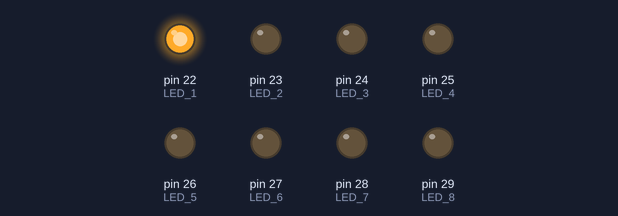
A sketch run on a simulated Arduino Mega 2560, built with avr-gcc and run on an emulated ATmega2560. On the bench: output pins drawn as LEDs (lit = HIGH).

Above: at 0.5 s.
At 2.5 s:
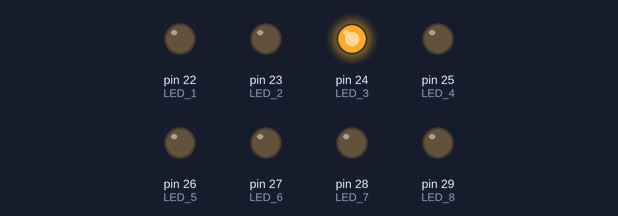
At 4.5 s:
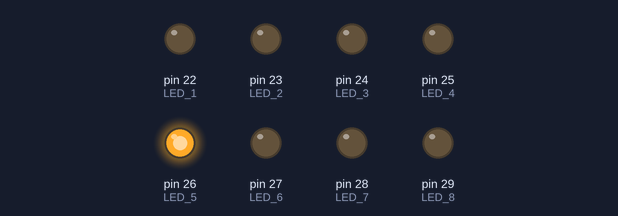
At 8.5 s:
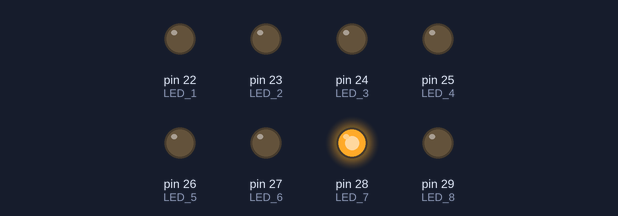
At 13.5 s:
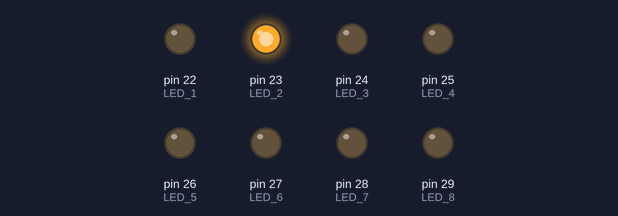
At 17.5 s:
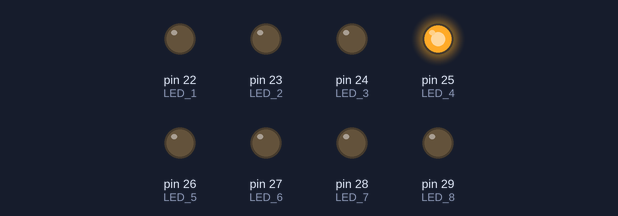
Timing chart, 0 to 18.2 s (numbered marks = the images above):
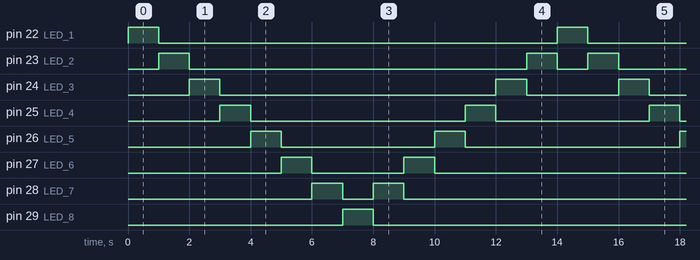

Measured:
- by itself, pin 22 (LED_1), pin 29 (LED_8): alternates HIGH for 1.0 s and LOW for 13.0 s
- by itself, pin 23 (LED_2): repeats every 14.0 s: LOW 11.0 s, HIGH 1.0 s, LOW 1.0 s, HIGH 1.0 s
- by itself, pin 24 (LED_3): repeats every 14.0 s: LOW 9.0 s, HIGH 1.0 s, LOW 3.0 s, HIGH 1.0 s
- by itself, pin 25 (LED_4): repeats every 14.0 s: LOW 7.0 s, HIGH 1.0 s, LOW 5.0 s, HIGH 1.0 s
- by itself, pin 26 (LED_5): repeats every 14.0 s: LOW 5.0 s, HIGH 1.0 s, LOW 7.0 s, HIGH 1.0 s
- by itself, pin 27 (LED_6): repeats every 14.0 s: LOW 3.0 s, HIGH 1.0 s, LOW 9.0 s, HIGH 1.0 s
- by itself, pin 28 (LED_7): repeats every 14.0 s: LOW 1.0 s, HIGH 1.0 s, LOW 11.0 s, HIGH 1.0 s

The sketch:

LED_Running_1.ino
```cpp
/* Author : Mr.KRITTINUNT CHOBTRONG */

#define LED_1     22
#define LED_2     23
#define LED_3     24
#define LED_4     25
#define LED_5     26
#define LED_6     27
#define LED_7     28
#define LED_8     29

void setup() {
  // put your setup code here, to run once:
  pinMode(LED_1, OUTPUT);
  pinMode(LED_2, OUTPUT);
  pinMode(LED_3, OUTPUT);
  pinMode(LED_4, OUTPUT);
  pinMode(LED_5, OUTPUT);
  pinMode(LED_6, OUTPUT);
  pinMode(LED_7, OUTPUT);
  pinMode(LED_8, OUTPUT);
}

void loop() {
  // put your main code here, to run repeatedly:
  digitalWrite(LED_1, HIGH);
  digitalWrite(LED_2, LOW);
  digitalWrite(LED_3, LOW);
  digitalWrite(LED_4, LOW);
  digitalWrite(LED_5, LOW);
  digitalWrite(LED_6, LOW);
  digitalWrite(LED_7, LOW);
  digitalWrite(LED_8, LOW);
  delay(1000);
  digitalWrite(LED_1, LOW);
  digitalWrite(LED_2, HIGH);
  digitalWrite(LED_3, LOW);
  digitalWrite(LED_4, LOW);
  digitalWrite(LED_5, LOW);
  digitalWrite(LED_6, LOW);
  digitalWrite(LED_7, LOW);
  digitalWrite(LED_8, LOW);
  delay(1000);
  digitalWrite(LED_1, LOW);
  digitalWrite(LED_2, LOW);
  digitalWrite(LED_3, HIGH);
  digitalWrite(LED_4, LOW);
  digitalWrite(LED_5, LOW);
  digitalWrite(LED_6, LOW);
  digitalWrite(LED_7, LOW);
  digitalWrite(LED_8, LOW);
  delay(1000);
  digitalWrite(LED_1, LOW);
  digitalWrite(LED_2, LOW);
  digitalWrite(LED_3, LOW);
  digitalWrite(LED_4, HIGH);
  digitalWrite(LED_5, LOW);
  digitalWrite(LED_6, LOW);
  digitalWrite(LED_7, LOW);
  digitalWrite(LED_8, LOW);
  delay(1000);
  digitalWrite(LED_1, LOW);
  digitalWrite(LED_2, LOW);
  digitalWrite(LED_3, LOW);
  digitalWrite(LED_4, LOW);
  digitalWrite(LED_5, HIGH);
  digitalWrite(LED_6, LOW);
  digitalWrite(LED_7, LOW);
  digitalWrite(LED_8, LOW);
  delay(1000);
  digitalWrite(LED_1, LOW);
  digitalWrite(LED_2, LOW);
  digitalWrite(LED_3, LOW);
  digitalWrite(LED_4, LOW);
  digitalWrite(LED_5, LOW);
  digitalWrite(LED_6, HIGH);
  digitalWrite(LED_7, LOW);
  digitalWrite(LED_8, LOW);
  delay(1000);
  digitalWrite(LED_1, LOW);
  digitalWrite(LED_2, LOW);
  digitalWrite(LED_3, LOW);
  digitalWrite(LED_4, LOW);
  digitalWrite(LED_5, LOW);
  digitalWrite(LED_6, LOW);
  digitalWrite(LED_7, HIGH);
  digitalWrite(LED_8, LOW);
  delay(1000);
  digitalWrite(LED_1, LOW);
  digitalWrite(LED_2, LOW);
  digitalWrite(LED_3, LOW);
  digitalWrite(LED_4, LOW);
  digitalWrite(LED_5, LOW);
  digitalWrite(LED_6, LOW);
  digitalWrite(LED_7, LOW);
  digitalWrite(LED_8, HIGH);
  delay(1000);
  digitalWrite(LED_1, LOW);
  digitalWrite(LED_2, LOW);
  digitalWrite(LED_3, LOW);
  digitalWrite(LED_4, LOW);
  digitalWrite(LED_5, LOW);
  digitalWrite(LED_6, LOW);
  digitalWrite(LED_7, HIGH);
  digitalWrite(LED_8, LOW);
  delay(1000);
  digitalWrite(LED_1, LOW);
  digitalWrite(LED_2, LOW);
  digitalWrite(LED_3, LOW);
  digitalWrite(LED_4, LOW);
  digitalWrite(LED_5, LOW);
  digitalWrite(LED_6, HIGH);
  digitalWrite(LED_7, LOW);
  digitalWrite(LED_8, LOW);
  delay(1000);
  digitalWrite(LED_1, LOW);
  digitalWrite(LED_2, LOW);
  digitalWrite(LED_3, LOW);
  digitalWrite(LED_4, LOW);
  digitalWrite(LED_5, HIGH);
  digitalWrite(LED_6, LOW);
  digitalWrite(LED_7, LOW);
  digitalWrite(LED_8, LOW);
  delay(1000);
  digitalWrite(LED_1, LOW);
  digitalWrite(LED_2, LOW);
  digitalWrite(LED_3, LOW);
  digitalWrite(LED_4, HIGH);
  digitalWrite(LED_5, LOW);
  digitalWrite(LED_6, LOW);
  digitalWrite(LED_7, LOW);
  digitalWrite(LED_8, LOW);
  delay(1000);
  digitalWrite(LED_1, LOW);
  digitalWrite(LED_2, LOW);
  digitalWrite(LED_3, HIGH);
  digitalWrite(LED_4, LOW);
  digitalWrite(LED_5, LOW);
  digitalWrite(LED_6, LOW);
  digitalWrite(LED_7, LOW);
  digitalWrite(LED_8, LOW);
  delay(1000);
  digitalWrite(LED_1, LOW);
  digitalWrite(LED_2, HIGH);
  digitalWrite(LED_3, LOW);
  digitalWrite(LED_4, LOW);
  digitalWrite(LED_5, LOW);
  digitalWrite(LED_6, LOW);
  digitalWrite(LED_7, LOW);
  digitalWrite(LED_8, LOW);
  delay(1000);
}
```
